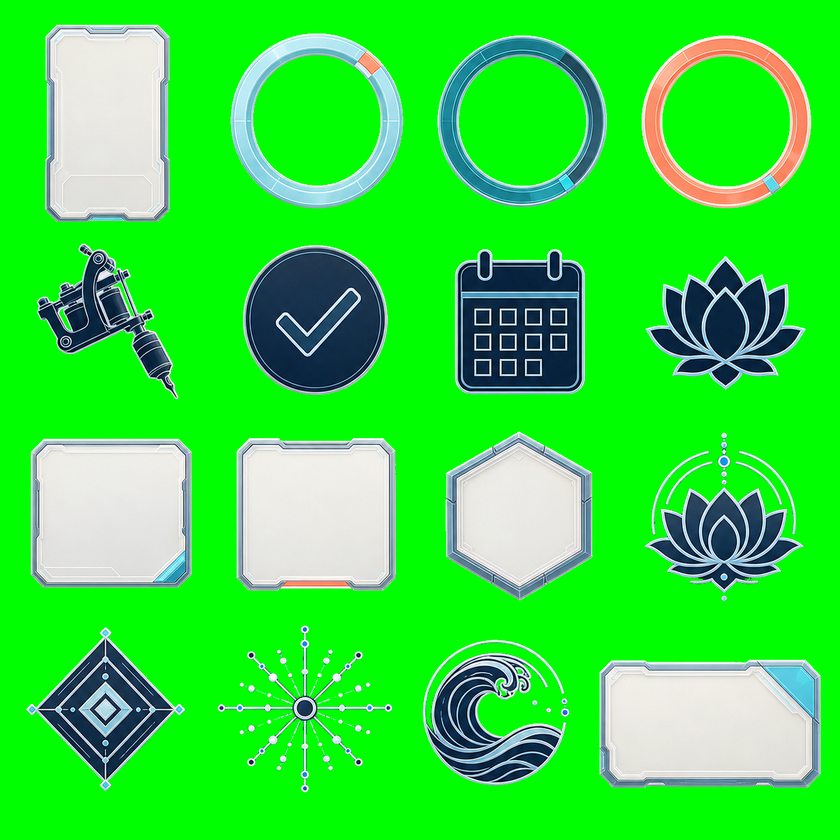
#> input picture artifacts/美术资源需求/UI/UI-005_熟练度与构筑档案/已确认方案/战绩外观/战绩外观_绿幕源_01.png, 840 x 840 px, shrunk from 1254 x 1254 before the run; its folder holds 2 pictures in this run
$ python '规范绿幕.py'
#> lines starting #> are read from the running program, lines starting #| are printed output that depends on the picture
from pathlib import Path
from PIL import Image

root = Path(__file__).parent
for path in sorted(root.glob("战绩外观_绿幕源_*.png")):
    image = Image.open(path).convert("RGBA")
#> image is the input picture: PIL image 840x840 RGBA; mean R, G, B, A 52, 224.9, 59.3, 255
    pixels = image.load()
    normalized = 0
    for y in range(image.height):
        for x in range(image.width):
            red, green, blue, alpha = pixels[x, y]
            if green >= 130 and green - red >= 70 and green - blue >= 70:
                pixels[x, y] = (0, 255, 0, alpha)
                normalized += 1
#> after the loop, normalized = 468937
    image.save(path, optimize=True)
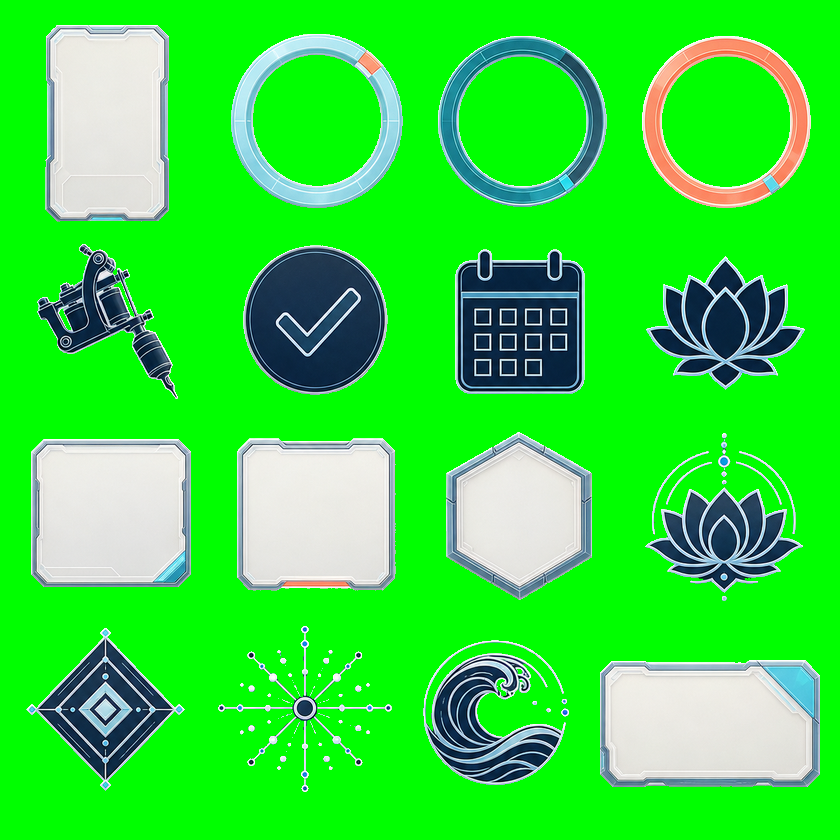
#> saved as 战绩外观_绿幕源_01.png: PIL image 840x840 RGBA; mean R, G, B, A 51.1, 225.2, 58.3, 255
    print(f"{path.name}: normalized={normalized}")
#| 战绩外观_绿幕源_01.png: normalized=468937
